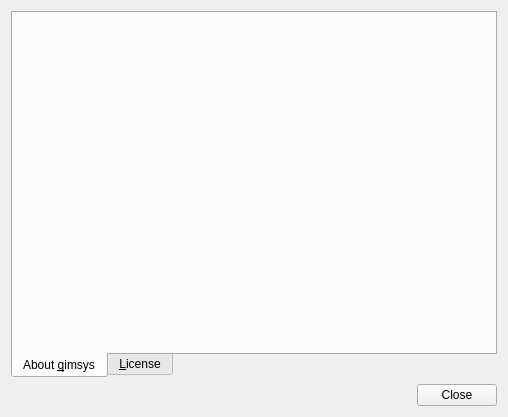
<?xml version="1.0" encoding="UTF-8"?>
<ui version="4.0">
 <class>Widget</class>
 <widget class="QWidget" name="Widget">
  <property name="geometry">
   <rect>
    <x>0</x>
    <y>0</y>
    <width>508</width>
    <height>417</height>
   </rect>
  </property>
  <property name="windowTitle">
   <string>About qimsys</string>
  </property>
  <layout class="QVBoxLayout" name="verticalLayout">
   <item>
    <widget class="QTabWidget" name="tabWidget">
     <property name="tabPosition">
      <enum>QTabWidget::South</enum>
     </property>
     <property name="currentIndex">
      <number>0</number>
     </property>
     <widget class="QWidget" name="tab1">
      <attribute name="title">
       <string>About &amp;qimsys</string>
      </attribute>
      <layout class="QHBoxLayout" name="horizontalLayout">
       <item>
        <layout class="QVBoxLayout" name="verticalLayout_2">
         <item>
          <widget class="QimsysWidget" name="widget" native="true">
           <property name="sizePolicy">
            <sizepolicy hsizetype="Fixed" vsizetype="Preferred">
             <horstretch>0</horstretch>
             <verstretch>0</verstretch>
            </sizepolicy>
           </property>
          </widget>
         </item>
         <item>
          <spacer name="verticalSpacer">
           <property name="orientation">
            <enum>Qt::Vertical</enum>
           </property>
           <property name="sizeHint" stdset="0">
            <size>
             <width>20</width>
             <height>40</height>
            </size>
           </property>
          </spacer>
         </item>
        </layout>
       </item>
       <item>
        <widget class="QLabel" name="aboutQimsys">
         <property name="sizePolicy">
          <sizepolicy hsizetype="Preferred" vsizetype="Minimum">
           <horstretch>0</horstretch>
           <verstretch>0</verstretch>
          </sizepolicy>
         </property>
         <property name="textFormat">
          <enum>Qt::RichText</enum>
         </property>
         <property name="alignment">
          <set>Qt::AlignRight|Qt::AlignTop|Qt::AlignTrailing</set>
         </property>
         <property name="wordWrap">
          <bool>true</bool>
         </property>
         <property name="textInteractionFlags">
          <set>Qt::LinksAccessibleByMouse|Qt::TextSelectableByMouse</set>
         </property>
        </widget>
       </item>
      </layout>
     </widget>
     <widget class="QWidget" name="tab2">
      <attribute name="title">
       <string>&amp;License</string>
      </attribute>
      <layout class="QVBoxLayout" name="verticalLayout_3">
       <item>
        <widget class="QToolBox" name="toolBox">
         <property name="currentIndex">
          <number>0</number>
         </property>
         <widget class="QWidget" name="page">
          <property name="geometry">
           <rect>
            <x>0</x>
            <y>0</y>
            <width>468</width>
            <height>253</height>
           </rect>
          </property>
          <attribute name="label">
           <string>LGPL</string>
          </attribute>
          <layout class="QVBoxLayout" name="verticalLayout_4">
           <item>
            <widget class="QPlainTextEdit" name="lgpl">
             <property name="sizePolicy">
              <sizepolicy hsizetype="Expanding" vsizetype="Expanding">
               <horstretch>0</horstretch>
               <verstretch>5</verstretch>
              </sizepolicy>
             </property>
             <property name="font">
              <font>
               <pointsize>7</pointsize>
              </font>
             </property>
             <property name="readOnly">
              <bool>true</bool>
             </property>
            </widget>
           </item>
          </layout>
         </widget>
         <widget class="QWidget" name="page_2">
          <property name="geometry">
           <rect>
            <x>0</x>
            <y>0</y>
            <width>98</width>
            <height>96</height>
           </rect>
          </property>
          <attribute name="label">
           <string>LGPL Exception</string>
          </attribute>
          <layout class="QVBoxLayout" name="verticalLayout_5">
           <item>
            <widget class="QPlainTextEdit" name="lgplException">
             <property name="sizePolicy">
              <sizepolicy hsizetype="Expanding" vsizetype="Expanding">
               <horstretch>0</horstretch>
               <verstretch>2</verstretch>
              </sizepolicy>
             </property>
             <property name="font">
              <font>
               <pointsize>7</pointsize>
              </font>
             </property>
             <property name="readOnly">
              <bool>true</bool>
             </property>
            </widget>
           </item>
          </layout>
         </widget>
        </widget>
       </item>
      </layout>
     </widget>
    </widget>
   </item>
   <item>
    <widget class="QDialogButtonBox" name="buttonBox">
     <property name="orientation">
      <enum>Qt::Horizontal</enum>
     </property>
     <property name="standardButtons">
      <set>QDialogButtonBox::Close</set>
     </property>
    </widget>
   </item>
  </layout>
 </widget>
 <customwidgets>
  <customwidget>
   <class>QimsysWidget</class>
   <extends>QWidget</extends>
   <header>qimsyswidget.h</header>
   <container>1</container>
  </customwidget>
 </customwidgets>
 <resources/>
 <connections>
  <connection>
   <sender>buttonBox</sender>
   <signal>rejected()</signal>
   <receiver>Widget</receiver>
   <slot>close()</slot>
   <hints>
    <hint type="sourcelabel">
     <x>357</x>
     <y>313</y>
    </hint>
    <hint type="destinationlabel">
     <x>406</x>
     <y>289</y>
    </hint>
   </hints>
  </connection>
 </connections>
</ui>
